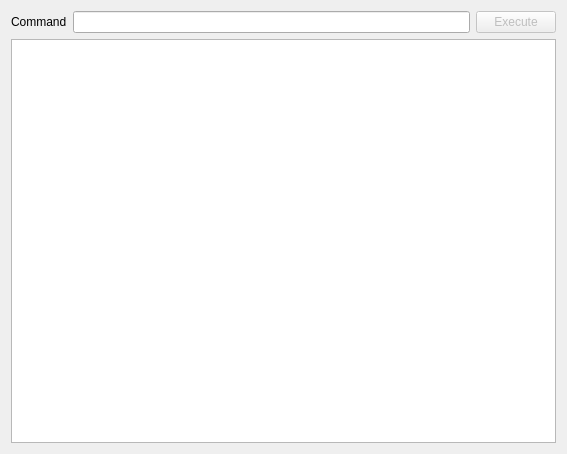
<?xml version="1.0" encoding="UTF-8"?>
<ui version="4.0">
 <class>Dialog</class>
 <widget class="QDialog" name="Dialog">
  <property name="geometry">
   <rect>
    <x>0</x>
    <y>0</y>
    <width>567</width>
    <height>454</height>
   </rect>
  </property>
  <property name="windowTitle">
   <string>External</string>
  </property>
  <layout class="QGridLayout" name="gridLayout">
   <item row="1" column="0" colspan="3">
    <widget class="QPlainTextEdit" name="outputText">
     <property name="readOnly">
      <bool>true</bool>
     </property>
     <property name="plainText">
      <string/>
     </property>
    </widget>
   </item>
   <item row="0" column="1">
    <widget class="QLineEdit" name="cmdLine"/>
   </item>
   <item row="0" column="0">
    <widget class="QLabel" name="label">
     <property name="text">
      <string>Command</string>
     </property>
    </widget>
   </item>
   <item row="0" column="2">
    <widget class="QPushButton" name="goBtn">
     <property name="enabled">
      <bool>false</bool>
     </property>
     <property name="text">
      <string>Execute</string>
     </property>
    </widget>
   </item>
  </layout>
 </widget>
 <tabstops>
  <tabstop>cmdLine</tabstop>
  <tabstop>goBtn</tabstop>
  <tabstop>outputText</tabstop>
 </tabstops>
 <connections/>
</ui>
